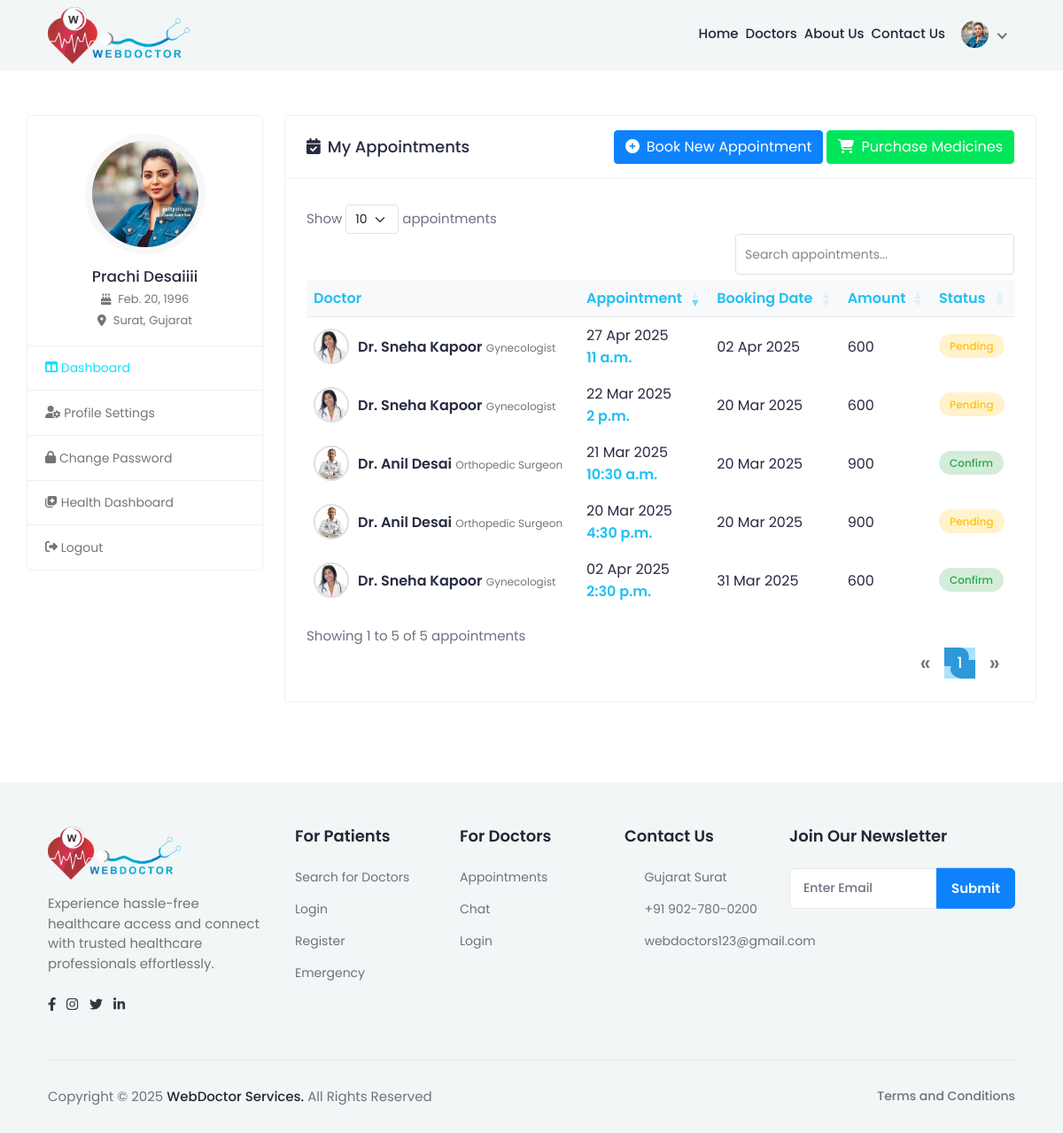
The app's page /patient_dashboard/ (signed in), older data.
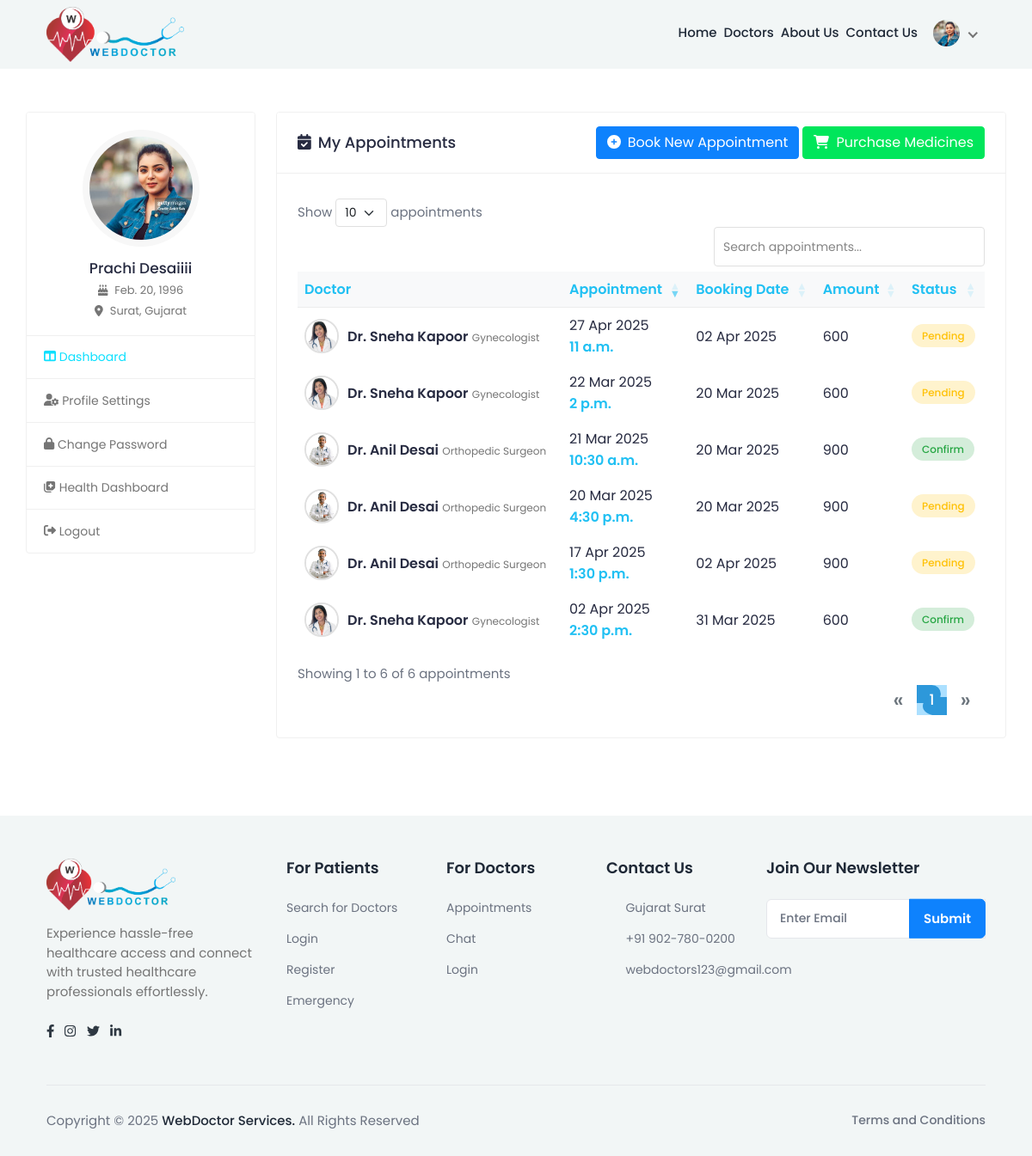
The same page, newer data.
### myapp/models.py (models this page shows, shortened)
class appointment(models.Model):
     STATUS_CHOICE=[('Pending', 'Pending'), ('Confirm', 'Confirm'), ('Cancelled', 'Cancelled')]
     doctor_id=models.ForeignKey(doctorRegister,on_delete=models.CASCADE)
     patient_id=models.ForeignKey(patientRegister,on_delete=models.CASCADE)
     appointment_date = models.DateField()
     appointment_time = models.TimeField()
     reason = models.TextField(null=True)
     symptoms = models.CharField(max_length=255, blank=True, null=True)
     status = models.CharField(max_length=20, choices=STATUS_CHOICE, default='Pending')
     reason = models.TextField(null=True)
     symptoms = models.CharField(max_length=255, blank=True, null=True)
     booking_date = models.DateField(default=now)
     meeting_link = models.URLField(blank=True, null=True)

class doctorRegister(models.Model):
    GENDER_CHOICES = [
        ('M', 'Male'),
        ('F', 'Female'),
        ('O', 'Other'),
    ]
    AVAILABILITY_CHOICES = [
        ('Available', 'Available'),
        ('Not Available', 'Not Available'),
    ]
    name = models.CharField(max_length=100)
    email = models.EmailField(unique=True)
    phno = models.BigIntegerField(unique=True)
    password = models.CharField(max_length=100)
    profile_img = models.ImageField(upload_to='profile_pics/', null=True, blank=True)
    qualification = models.CharField(max_length=100,blank=True, null=True)
    specialization = models.CharField(max_length=100,blank=True, null=True)
    experience = models.IntegerField(blank=True, null=True)
    address = models.TextField(blank=True, null=True)
    city = models.CharField(max_length=50,blank=True, null=True)
    state = models.CharField(max_length=50,blank=True, null=True)
    clinic_name = models.CharField(max_length=255)
    clinic_address = models.TextField()
    gender = models.CharField(max_length=5, choices=GENDER_CHOICES)
    mci_no = models.CharField(max_length=10,blank=True, null=True)
    fee = models.BigIntegerField(null=True)
    about_me=models.TextField(null=True)
    is_approved = models.BooleanField(default=False)
    is_rejected = models.BooleanField(default=False)
    is_available = models.CharField(max_length=20, choices=AVAILABILITY_CHOICES)  # Updated field

### myapp/views.py (the view)
# urls.py: path('patient_dashboard/', views.patient_dashboard, name='patient_dashboard'),
def patient_dashboard(request):
    patient_id = request.session.get('patient_id')  # Get user ID from session
    if not patient_id:
        return redirect("login")  # Redirect to login if session is empty
    try:
        patient = patientRegister.objects.get(id=patient_id)  # Fetch patient data
        print("Patient Found:", patient.name)  # Debugging
    except patientRegister.DoesNotExist:
        return redirect("login")
    patient = get_object_or_404(patientRegister, id=patient_id)  # ✅ Fetch the patient
    appointment_data_list = appointment.objects.filter(patient_id=patient).select_related('doctor_id')
    return render(request, "patient-dashboard.html",{"patient": patient,"appointment_data_list":appointment_data_list})

### myapp/templates/patient-dashboard.html (shortened to what the changed rows need)
{% load static %}
<html lang="en" style="transform: none" class="fontawesome-i2svg-active fontawesome-i2svg-complete">
<head>
  <link rel="stylesheet" href="https://cdnjs.cloudflare.com/ajax/libs/font-awesome/6.4.0/css/all.min.css"/>
  <link rel="stylesheet" href="{% static 'assets/css/bootstrap.min.css' %}" />
  <link rel="stylesheet" href="https://cdn.datatables.net/1.13.4/css/dataTables.bootstrap5.min.css" />
  <link rel="stylesheet" href="https://cdn.datatables.net/responsive/2.4.1/css/responsive.bootstrap5.min.css" />
  <link rel="stylesheet" href="{% static 'assets/plugins/fontawesome/css/fontawesome.min.css' %}" />
  <link rel="stylesheet" href="{% static 'assets/plugins/fontawesome/css/all.min.css' %}" />
  <link rel="stylesheet" href="{% static 'assets/css/feather.css' %}" />
  <link rel="stylesheet" href="https://cdnjs.cloudflare.com/ajax/libs/jquery-confirm/3.3.2/jquery-confirm.min.css" />
  <link rel="stylesheet" href="{% static 'assets/css/custom.css' %}" />
</head>
<body style="transform: none">
  {% block content %}
  <div class="main-wrapper" style="transform: none">
    <div class="content" style="transform: none; min-height: 385.906px">
      <div class="container-fluid" style="transform: none; padding-top: 50px">
        <div class="row" style="transform: none">
          <div class="col-md-7 col-lg-8 col-xl-9">
            <div class="card">
              <div class="card-body">
                <div class="table-responsive">
                  <table class="table table-hover table-center mb-0 appointment-table" id="appointmentTable">
                    <thead class="h-100">
                      <tr>
                        <th>Doctor</th>
                        <th>Appointment</th>
                        <th>Booking Date</th>
                        <th>Amount</th>
                        <th>Status</th>
                      </tr>
                    </thead>
                    <tbody>
                      {% for appointment in appointment_data_list %}
                      <tr>
                        <td>
                          <div class="doctor-info">
                            {% if appointment.doctor_id.profile_img %}
                            <img src="{{ appointment.doctor_id.profile_img.url }}" alt="Doctor">
                            {% else %}
                            <img src="/static/assets/img/default_profile.png" alt="Doctor">
                            {% endif %}
                            <div>
                              <h2 class="doctor-name">Dr. {{ appointment.doctor_id.name }}</h2>
                              <span class="doctor-specialty">{{ appointment.doctor_id.specialization }}</span>
                            </div>
                          </div>
                        </td>
                        <td>
                          <div>
                            <span class="d-block">{{appointment.appointment_date|date:"d M Y"}}</span>
                            <span class="appointment-time">{{appointment.appointment_time}}</span>
                          </div>
                        </td>
                        <td>{{appointment.booking_date|date:"d M Y"}}</td>
                        <td>{{appointment.doctor_id.fee}}</td>
                        <td>
                          {% if appointment.status == 'Confirm' %}
                          <span class="appointment-status status-confirmed">{{appointment.status}}</span>
                          {% elif appointment.status == 'Pending' %}
                          <span class="appointment-status status-pending">{{appointment.status}}</span>
                          {% elif appointment.status == 'Cancelled' %}
                          <span class="appointment-status status-cancelled">{{appointment.status}}</span>
                          {% else %}
                          <span class="appointment-status">{{appointment.status}}</span>
                          {% endif %}
                        </td>
                      </tr>
                      {% endfor %}
                    </tbody>
                  </table>
                </div>
              </div>
            </div>
          </div>
        </div>
      </div>
    </div>
    {% include "footer.html" %}
    {% endblock %}
</body>
</html>

Row changes from the older to the newer data that the page shows:
added appointment: doctor_id.profile_img (picture), doctor_id.name "Anil Desai", doctor_id.specialization "Orthopedic Surgeon", appointment_date "17 Apr 2025", appointment_time "1:30 p.m.", booking_date "02 Apr 2025", doctor_id.fee "900", status "Pending"
Text that changed along with them:
text written by a page script: "Show appointments Showing 1 to 5 of 5 appointments « 1 »" → "Show appointments Showing 1 to 6 of 6 appointments « 1 »"
